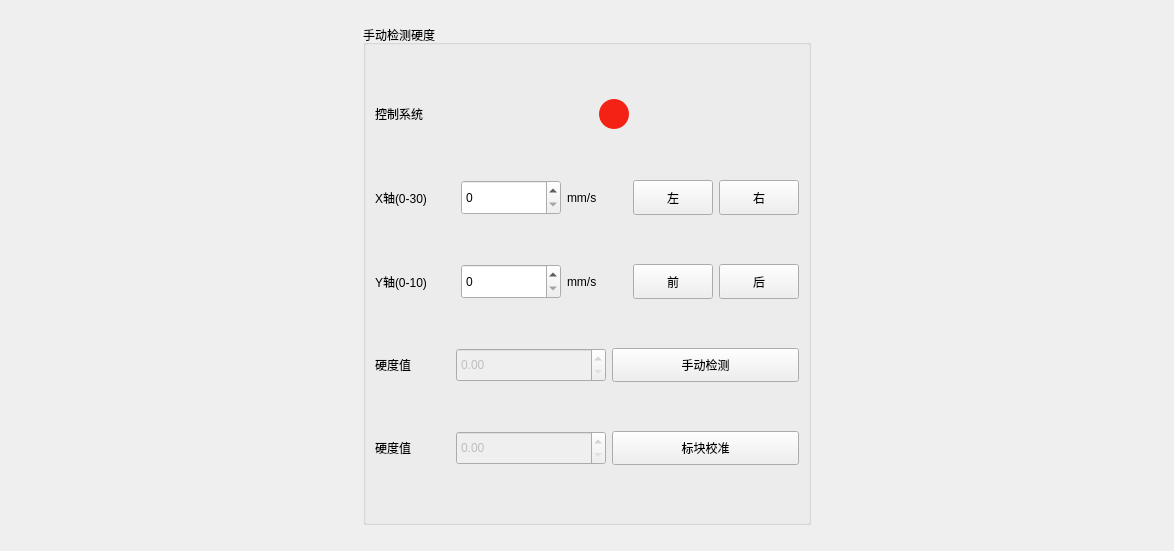
        <widget class="QWidget" name="manualPage">
         <layout class="QGridLayout" name="gridLayout">
          <item row="0" column="1">
           <spacer name="verticalSpacer">
            <property name="orientation">
             <enum>Qt::Vertical</enum>
            </property>
            <property name="sizeHint" stdset="0">
             <size>
              <width>20</width>
              <height>14</height>
             </size>
            </property>
           </spacer>
          </item>
          <item row="1" column="0">
           <spacer name="horizontalSpacer">
            <property name="orientation">
             <enum>Qt::Horizontal</enum>
            </property>
            <property name="sizeHint" stdset="0">
             <size>
              <width>352</width>
              <height>20</height>
             </size>
            </property>
           </spacer>
          </item>
          <item row="1" column="1">
           <widget class="QGroupBox" name="groupBox_2">
            <property name="minimumSize">
             <size>
              <width>300</width>
              <height>500</height>
             </size>
            </property>
            <property name="title">
             <string>手动检测硬度</string>
            </property>
            <layout class="QVBoxLayout" name="verticalLayout_7">
             <item>
              <layout class="QHBoxLayout" name="horizontalLayout_35">
               <item>
                <widget class="QLabel" name="label_29">
                 <property name="minimumSize">
                  <size>
                   <width>0</width>
                   <height>34</height>
                  </size>
                 </property>
                 <property name="maximumSize">
                  <size>
                   <width>75</width>
                   <height>16777215</height>
                  </size>
                 </property>
                 <property name="text">
                  <string>控制系统</string>
                 </property>
                </widget>
               </item>
               <item>
                <spacer name="horizontalSpacer_13">
                 <property name="orientation">
                  <enum>Qt::Horizontal</enum>
                 </property>
                 <property name="sizeHint" stdset="0">
                  <size>
                   <width>40</width>
                   <height>20</height>
                  </size>
                 </property>
                </spacer>
               </item>
               <item>
                <widget class="QLabel" name="label_9">
                 <property name="minimumSize">
                  <size>
                   <width>30</width>
                   <height>30</height>
                  </size>
                 </property>
                 <property name="maximumSize">
                  <size>
                   <width>30</width>
                   <height>30</height>
                  </size>
                 </property>
                 <property name="styleSheet">
                  <string notr="true">QLabel {
    background-color: #F42215;
	border-radius: 15px;	
}</string>
                 </property>
                 <property name="text">
                  <string/>
                 </property>
                </widget>
               </item>
               <item>
                <spacer name="horizontalSpacer_14">
                 <property name="orientation">
                  <enum>Qt::Horizontal</enum>
                 </property>
                 <property name="sizeHint" stdset="0">
                  <size>
                   <width>40</width>
                   <height>20</height>
                  </size>
                 </property>
                </spacer>
               </item>
              </layout>
             </item>
             <item>
              <layout class="QHBoxLayout" name="horizontalLayout_12">
               <item>
                <widget class="QLabel" name="label_7">
                 <property name="minimumSize">
                  <size>
                   <width>80</width>
                   <height>0</height>
                  </size>
                 </property>
                 <property name="maximumSize">
                  <size>
                   <width>80</width>
                   <height>16777215</height>
                  </size>
                 </property>
                 <property name="text">
                  <string>X轴(0-30)</string>
                 </property>
                </widget>
               </item>
               <item>
                <widget class="QSpinBox" name="xSpeed">
                 <property name="minimumSize">
                  <size>
                   <width>100</width>
                   <height>35</height>
                  </size>
                 </property>
                 <property name="maximumSize">
                  <size>
                   <width>16777215</width>
                   <height>35</height>
                  </size>
                 </property>
                 <property name="maximum">
                  <number>30</number>
                 </property>
                </widget>
               </item>
               <item>
                <widget class="QLabel" name="label_10">
                 <property name="minimumSize">
                  <size>
                   <width>60</width>
                   <height>0</height>
                  </size>
                 </property>
                 <property name="maximumSize">
                  <size>
                   <width>60</width>
                   <height>16777215</height>
                  </size>
                 </property>
                 <property name="text">
                  <string>mm/s</string>
                 </property>
                </widget>
               </item>
               <item>
                <widget class="QPushButton" name="leftBtn">
                 <property name="minimumSize">
                  <size>
                   <width>0</width>
                   <height>35</height>
                  </size>
                 </property>
                 <property name="maximumSize">
                  <size>
                   <width>16777215</width>
                   <height>35</height>
                  </size>
                 </property>
                 <property name="text">
                  <string>左</string>
                 </property>
                 <property name="icon">
                  <iconset resource="images.qrc">
                   <normaloff>:/img/images/向左.png</normaloff>:/img/images/向左.png</iconset>
                 </property>
                 <property name="iconSize">
                  <size>
                   <width>30</width>
                   <height>30</height>
                  </size>
                 </property>
                </widget>
               </item>
               <item>
                <widget class="QPushButton" name="rightBtn">
                 <property name="minimumSize">
                  <size>
                   <width>0</width>
                   <height>35</height>
                  </size>
                 </property>
                 <property name="maximumSize">
                  <size>
                   <width>16777215</width>
                   <height>35</height>
                  </size>
                 </property>
                 <property name="text">
                  <string>右</string>
                 </property>
                 <property name="icon">
                  <iconset resource="images.qrc">
                   <normaloff>:/img/images/向右.png</normaloff>:/img/images/向右.png</iconset>
                 </property>
                 <property name="iconSize">
                  <size>
                   <width>30</width>
                   <height>30</height>
                  </size>
                 </property>
                </widget>
               </item>
              </layout>
             </item>
             <item>
              <layout class="QHBoxLayout" name="horizontalLayout_16">
               <item>
                <widget class="QLabel" name="label_11">
                 <property name="minimumSize">
                  <size>
                   <width>80</width>
                   <height>0</height>
                  </size>
                 </property>
                 <property name="maximumSize">
                  <size>
                   <width>80</width>
                   <height>16777215</height>
                  </size>
                 </property>
                 <property name="text">
                  <string>Y轴(0-10)</string>
                 </property>
                </widget>
               </item>
               <item>
                <widget class="QSpinBox" name="ySpeed">
                 <property name="minimumSize">
                  <size>
                   <width>100</width>
                   <height>35</height>
                  </size>
                 </property>
                 <property name="maximumSize">
                  <size>
                   <width>16777215</width>
                   <height>35</height>
                  </size>
                 </property>
                 <property name="maximum">
                  <number>10</number>
                 </property>
                </widget>
               </item>
               <item>
                <widget class="QLabel" name="label_14">
                 <property name="minimumSize">
                  <size>
                   <width>60</width>
                   <height>0</height>
                  </size>
                 </property>
                 <property name="maximumSize">
                  <size>
                   <width>60</width>
                   <height>16777215</height>
                  </size>
                 </property>
                 <property name="text">
                  <string>mm/s</string>
                 </property>
                </widget>
               </item>
               <item>
                <widget class="QPushButton" name="frontBtn">
                 <property name="minimumSize">
                  <size>
                   <width>0</width>
                   <height>35</height>
                  </size>
                 </property>
                 <property name="maximumSize">
                  <size>
                   <width>16777215</width>
                   <height>35</height>
                  </size>
                 </property>
                 <property name="text">
                  <string>前</string>
                 </property>
                 <property name="icon">
                  <iconset resource="images.qrc">
                   <normaloff>:/img/images/向前.png</normaloff>:/img/images/向前.png</iconset>
                 </property>
                 <property name="iconSize">
                  <size>
                   <width>30</width>
                   <height>30</height>
                  </size>
                 </property>
                </widget>
               </item>
               <item>
                <widget class="QPushButton" name="behindBtn">
                 <property name="minimumSize">
                  <size>
                   <width>0</width>
                   <height>35</height>
                  </size>
                 </property>
                 <property name="maximumSize">
                  <size>
                   <width>16777215</width>
                   <height>35</height>
                  </size>
                 </property>
                 <property name="text">
                  <string>后</string>
                 </property>
                 <property name="icon">
                  <iconset resource="images.qrc">
                   <normaloff>:/img/images/向后.png</normaloff>:/img/images/向后.png</iconset>
                 </property>
                 <property name="iconSize">
                  <size>
                   <width>30</width>
                   <height>30</height>
                  </size>
                 </property>
                </widget>
               </item>
              </layout>
             </item>
             <item>
              <layout class="QHBoxLayout" name="horizontalLayout_37">
               <item>
                <widget class="QLabel" name="label_30">
                 <property name="maximumSize">
                  <size>
                   <width>75</width>
                   <height>16777215</height>
                  </size>
                 </property>
                 <property name="text">
                  <string>硬度值</string>
                 </property>
                </widget>
               </item>
               <item>
                <widget class="QDoubleSpinBox" name="measureInterval_4">
                 <property name="enabled">
                  <bool>false</bool>
                 </property>
                 <property name="minimumSize">
                  <size>
                   <width>150</width>
                   <height>34</height>
                  </size>
                 </property>
                 <property name="maximumSize">
                  <size>
                   <width>150</width>
                   <height>16777215</height>
                  </size>
                 </property>
                 <property name="focusPolicy">
                  <enum>Qt::ClickFocus</enum>
                 </property>
                </widget>
               </item>
               <item>
                <widget class="QPushButton" name="resetBtn_2">
                 <property name="minimumSize">
                  <size>
                   <width>0</width>
                   <height>34</height>
                  </size>
                 </property>
                 <property name="text">
                  <string>手动检测</string>
                 </property>
                </widget>
               </item>
              </layout>
             </item>
             <item>
              <layout class="QHBoxLayout" name="horizontalLayout_40">
               <item>
                <widget class="QLabel" name="label_34">
                 <property name="maximumSize">
                  <size>
                   <width>75</width>
                   <height>16777215</height>
                  </size>
                 </property>
                 <property name="text">
                  <string>硬度值</string>
                 </property>
                </widget>
               </item>
               <item>
                <widget class="QDoubleSpinBox" name="measureInterval_5">
                 <property name="enabled">
                  <bool>false</bool>
                 </property>
                 <property name="minimumSize">
                  <size>
                   <width>150</width>
                   <height>34</height>
                  </size>
                 </property>
                 <property name="maximumSize">
                  <size>
                   <width>150</width>
                   <height>16777215</height>
                  </size>
                 </property>
                 <property name="focusPolicy">
                  <enum>Qt::ClickFocus</enum>
                 </property>
                </widget>
               </item>
               <item>
                <widget class="QPushButton" name="resetBtn_3">
                 <property name="minimumSize">
                  <size>
                   <width>0</width>
                   <height>34</height>
                  </size>
                 </property>
                 <property name="text">
                  <string>标块校准</string>
                 </property>
                </widget>
               </item>
              </layout>
             </item>
            </layout>
           </widget>
          </item>
          <item row="1" column="2">
           <spacer name="horizontalSpacer_15">
            <property name="orientation">
             <enum>Qt::Horizontal</enum>
            </property>
            <property name="sizeHint" stdset="0">
             <size>
              <width>352</width>
              <height>20</height>
             </size>
            </property>
           </spacer>
          </item>
          <item row="2" column="1">
           <spacer name="verticalSpacer_2">
            <property name="orientation">
             <enum>Qt::Vertical</enum>
            </property>
            <property name="sizeHint" stdset="0">
             <size>
              <width>20</width>
              <height>15</height>
             </size>
            </property>
           </spacer>
          </item>
         </layout>
        </widget>
